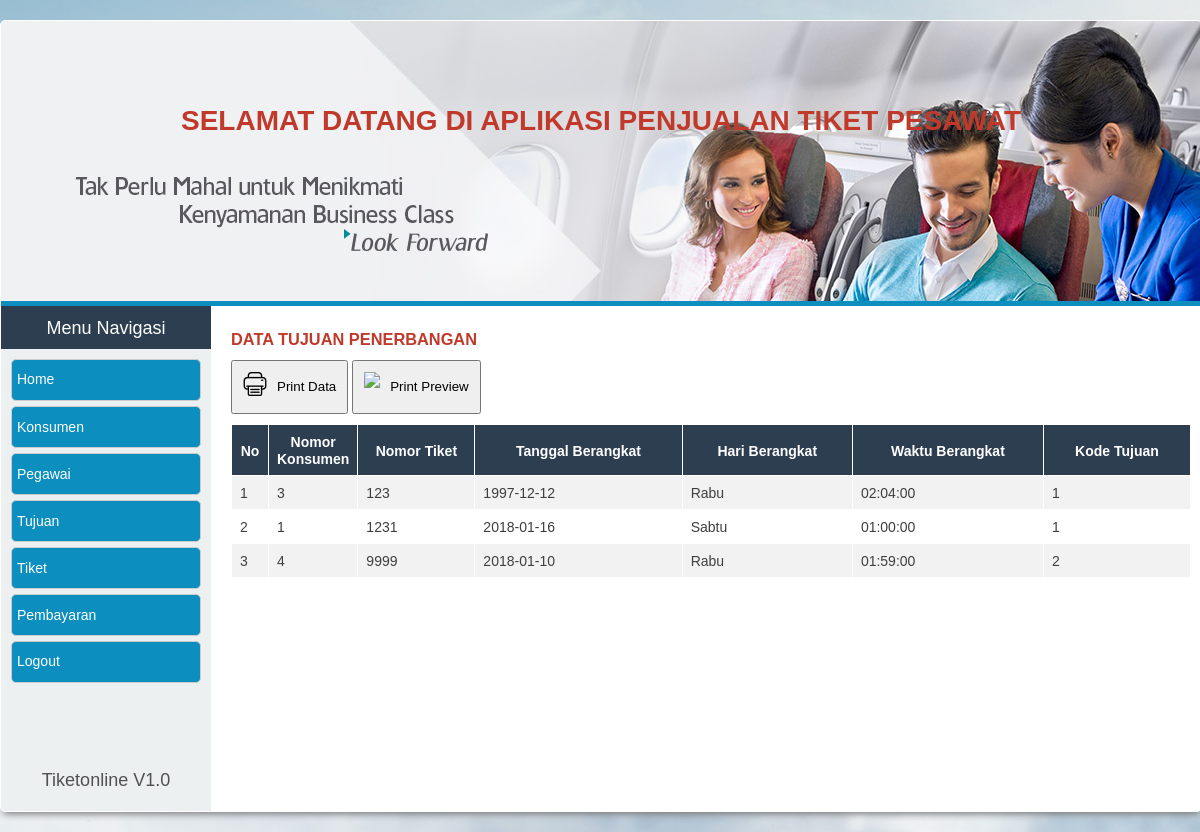
The app's page /lihatdatatiket.php (signed in) with its own data.
### tables this page shows
CREATE TABLE `tbl_tiket` (
  `no_konsumen` int(20) NOT NULL,
  `no_tiket` int(20) NOT NULL,
  `tgl_berangkat` date NOT NULL,
  `hari_berangkat` text NOT NULL,
  `waktu_berangkat` time NOT NULL,
  `no_tujuan` int(20) NOT NULL
);

### lihatdatatiket.php (the view, shortened to what this page needs)
<?php
include('template/top.php');
include('template/navigasi.php');
?>
<div id="main">
	<div class="content">
		<h3>Data Tujuan Penerbangan</h3>
		<button class="print" onclick="PrintDoc()"><img src="img/print.png">Print Data</button>
		<button class="print" onclick="PrintPreview()"><img src="img/preview.png">Print Preview</button>
		<table id="tabel"  border="1" cellpadding="3" >
			<tr>
				<th style="width: 20px;">No</th>
				<th style="width: 50px;">Nomor Konsumen</th>
				<th style="width: 100px;">Nomor Tiket</th>
				<th>Tanggal Berangkat</th>
				<th>Hari Berangkat</th>
				<th>Waktu Berangkat</th>
				<th>Kode Tujuan</th>
			</tr>
			<?php include('koneksi/conn.php');
			$sql = "SELECT * FROM tbl_tiket ORDER BY no_tiket ASC";
			$hasil=mysqli_query($conn,$sql) or die(mysqli_error());
			$no=1;
			while ($data = mysqli_fetch_array ($hasil)){
				?>
				<tr>
					<td><?php echo $no++?></td>
					<td><?php echo $data['no_konsumen'];?></td>
					<td><?php echo $data['no_tiket']; ?></td>
					<td><?php echo $data['tgl_berangkat']; ?></td>
					<td><?php echo $data['hari_berangkat']; ?></td>
					<td><?php echo $data['waktu_berangkat']; ?></td>
					<td><?php echo $data['no_tujuan']; ?></td>
				</tr>
				<?php } ?>
			</table>
		</div>
	</div>
	<?php include('template/footer.php'); ?>

### style.css (style rules this page uses)
* { padding: 0; margin: 0; }
body { background: url(img/3.jpg) no-repeat fixed; background-size: cover; font-family: 'Oxygen', sans-serif; font-size: 14px; }
#main { background-color: #000; }
.content { width: 960px; padding: 10px 0; float: left; margin-left: 20px; color: #403F3F; }
.content h3 { text-transform: uppercase; color: #c0392b; height: 20px; margin: 12px 0; }
table { border-collapse: collapse; width: 100%; }
th, td { border:1px solid #fff; text-align: left; padding: 8px; }
tr:nth-child(even) { background-color: #f2f2f2 }
th { background-color:#2c3e50; color: white; text-align: center; }
.print { padding: 10px; line-height: 30px; margin-bottom: 10px; }
.print img { padding-right: 10px; float: left; }

### records on screen
tbl_tiket: no_konsumen "3", no_tiket "123", tgl_berangkat "1997-12-12", hari_berangkat "Rabu", waktu_berangkat "02:04:00", no_tujuan "1"
tbl_tiket: no_konsumen "1", no_tiket "1231", tgl_berangkat "2018-01-16", hari_berangkat "Sabtu", waktu_berangkat "01:00:00", no_tujuan "1"
tbl_tiket: no_konsumen "4", no_tiket "9999", tgl_berangkat "2018-01-10", hari_berangkat "Rabu", waktu_berangkat "01:59:00", no_tujuan "2"
